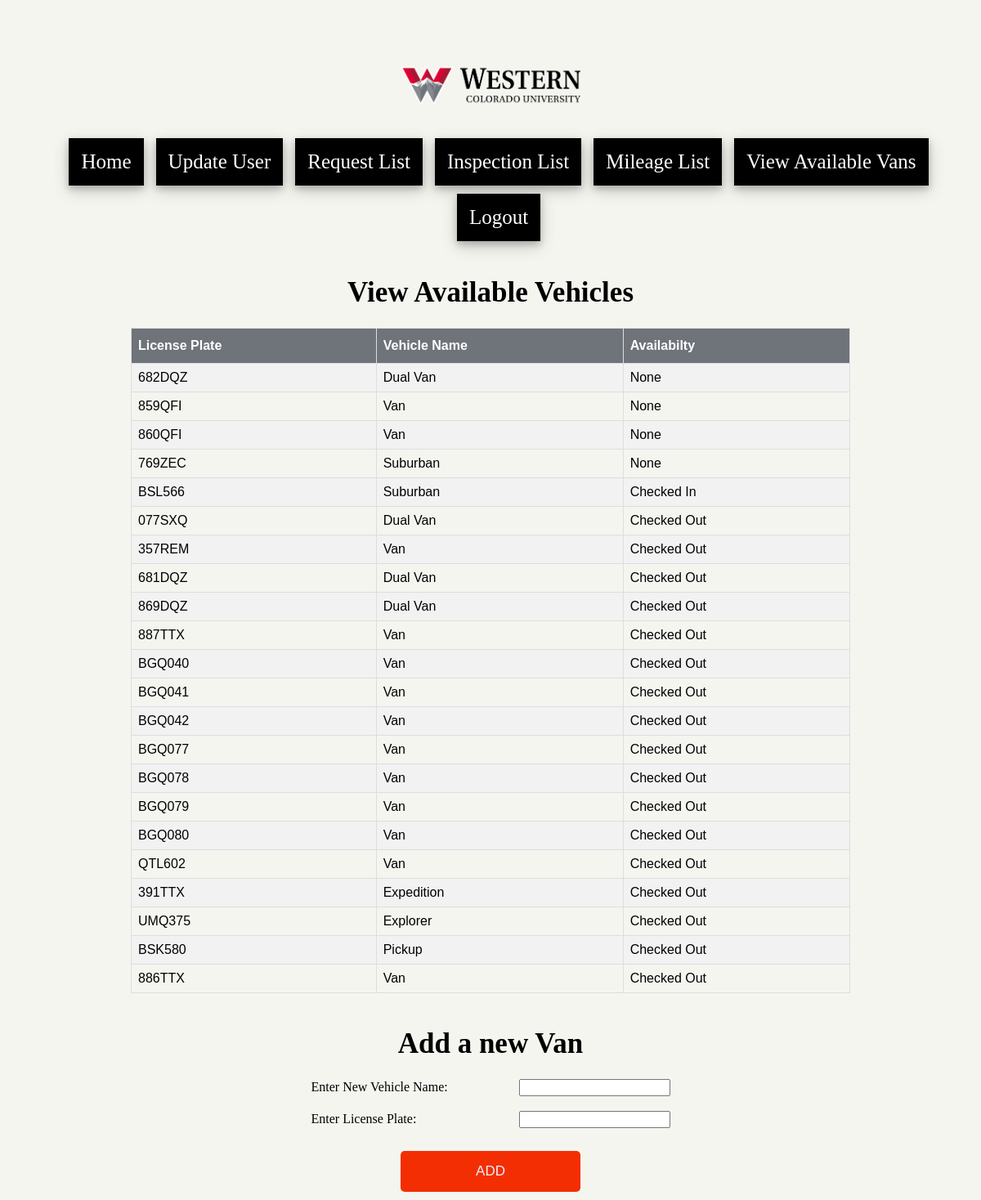
The page /view_available (signed in) on the database as committed earlier.
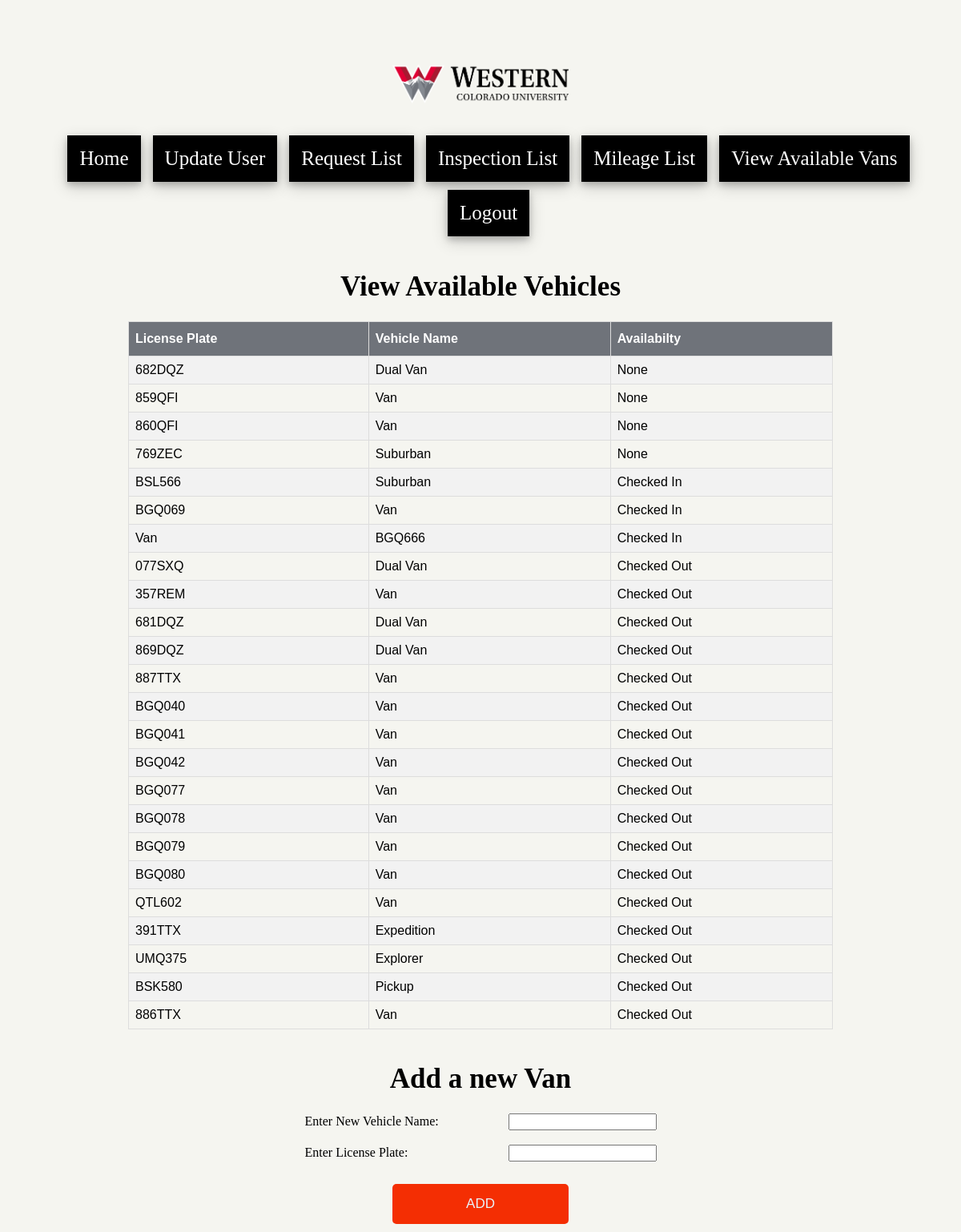
The same page on the database as committed later.
### app.py (models this page shows)
class Available(UserMixin, db.Model):
    License_Plate = db.Column(db.String,primary_key=True)
    Vehicle_Name = db.Column(db.String(40),nullable=False)
    availability = db.Column(db.String(10),nullable=False)

### app.py (the view)
@app.route('/view_available', methods = ["POST","GET"])
@login_required
def viewAvailable():
    if request.method =="POST":
        license_Num = request.form['licenseNum']
        vehicle_Name= request.form['vehicleName']
        add_New_Van = Available(License_Plate= license_Num,Vehicle_Name =vehicle_Name, availability = "Checked In")
        db.session.add(add_New_Van)
        db.session.commit()
        available = Available.query.order_by(Available.availability).all()
        return render_template('view_available.html',available = available, userAuth=current_user.is_authenticated)
    else:
        available = Available.query.order_by(Available.availability).all()
        return render_template('view_available.html', available = available, userAuth=current_user.is_authenticated)

### app.py (called while the page is built)
@login_manager.user_loader
def load_user(uid):
    return User.query.get(uid)

### templates/view_available.html (shortened to what this page needs)
{% extends "base.html" %}
{% block content %}
<h1 class="title">View Available Vehicles</h1>
	<table id="views">
		<th>License Plate</th>
		<th>Vehicle Name</th>
		<th>Availabilty</th>
		{% for available in available %}
		<tr>
			<td>{{ available.License_Plate }}</td>
			<td>{{ available.Vehicle_Name }}</td>
			<td>{{ available.availability }}</td>
		</tr>
		{% endfor %}
	</table><br>
<h1 class="title">Add a new Van</h1>
	<div id="updateForm">
        <form action="/view_available" method="POST">
          <label>Enter New Vehicle Name:</label>
          <input type="text" name="vehicleName" required><br>
    	  <br>
          <label>Enter License Plate:</label>
			<input type="text" name="licenseNum" required><br>
          <br>
    	  <input type="submit" value="ADD">
        </form>
	</div>
{% endblock %}

### templates/base.html (shortened to what this page needs)
<html>
	<head>
		<link href="/static/style_andrew.css" rel="stylesheet">
	</head>
	<body>
	    <img src="/static/western.png" alt="wcu" class="centerimg">
		{% if userAuth == True %}
			<nav>
				<ul>
					<li><a href="/">Home</a></li>
					<li><a href="/update_user">Update User</a></li>
					<li><a href="/view_request_list">Request List</a></li>
					<li><a href="/view_inspection_list">Inspection List</a></li>
                    <li><a href="/view_mileage_list">Mileage List</a></li>
                    <li><a href="/view_available">View Available Vans</a></li>
					<li><a href="/logout">Logout</a></li>
				</ul>
			</nav>
		{% endif %}
		{% block content %}
		{% endblock %}
	</body>
</html>

### static/style_andrew.css (style rules this page uses)
body { margin:0; font-family: montserrat; background-color: #f5f5f0; padding: 50px; height: 100vh; }
h1.title { text-align:center; }
#updateForm { text-align: center; }
input[type="submit"] { width: 20%; height: 50px; border: 0px solid; background: #f42e03; border-radius: 5px; font-size: 17px; color: #e9f4fb; font-weight: 300; cursor: pointer; outline: none; text-align: center; justify-content: center; align-items: center; margin: 10px; }
.centerimg { display: block; margin-left: auto; margin-top: 30px; margin-right: auto; width: 20%; }
#views { margin-left: auto; margin-right: auto; font-family: Arial, Helvetica, sans-serif; border-collapse: collapse; width: 80%; }
#views td, #views th { border: 1px solid #ddd; padding: 8px; }
#views tr:nth-child(even) { background-color: #f2f2f2; }
#views th { padding-top: 12px; padding-bottom: 12px; text-align: left; background-color: #6f737a; color: white; }
nav { text-align: center; width: 100%; margin: 10px; }
nav ul { padding: 15px; list-style-type: none; }
nav ul li { display: inline-block; margin: 5px; padding: 10px; font-size: 25px; box-shadow: 0 4px 8px 0 rgba(0, 0, 0, 0.2), 0 6px 20px 0 rgba(0, 0, 0, 0.19); }
nav ul li a:link, nav ul li a:visited { text-decoration: none; color: white; }
nav ul li { background-color:black; border: solid black 5px; }
h1 { font-style: bold, times new roman, serif; font-size: 35px; }
ul { font-style: bold, times new roman, serif; font-size: 20px; }
label { display: inline-block; width: 250px; text-align: left; }

Rows that differ between the two databases and show on the page:
added Available: License_Plate "BGQ069", Vehicle_Name "Van", availability "Checked In"
added Available: License_Plate "Van", Vehicle_Name "BGQ666", availability "Checked In"
